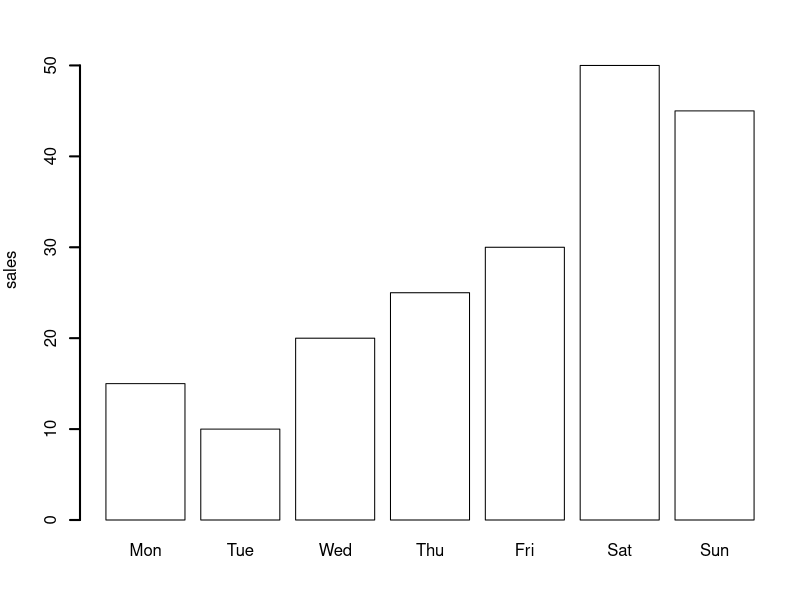
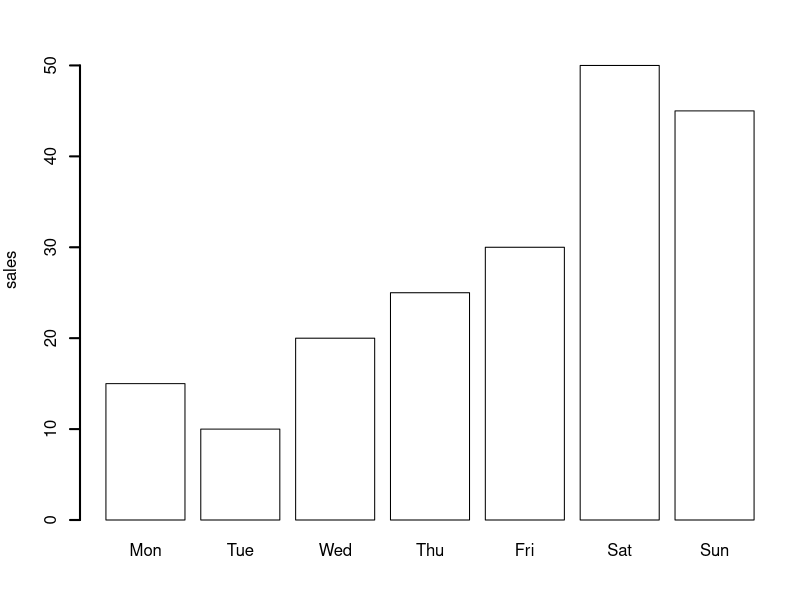

Here is the R script that generated these plots, in order:
library(svglite)

make_plot <- function() {
  old <- par(mar = c(4, 4, 1, 1), bg = "white")
  cats <- c("Mon", "Tue", "Wed", "Thu", "Fri", "Sat", "Sun")
  vals <- c(15, 10, 20, 25, 30, 50, 45)
  barplot(vals, names.arg = cats, col = "white", border = "black",
          ylab = "sales", ylim = c(0, 55), lwd = 2)
  par(old)
}

svglite("C:/Users/18904/Github/primary-mathematics/figures/week55-1.svg", width = 6, height = 4)
make_plot(); dev.off()
cairo_pdf("C:/Users/18904/Github/primary-mathematics/figures/week55-1.pdf", width = 6, height = 4)
make_plot(); dev.off()
cat("done\n")
